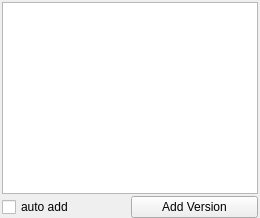
  <widget class="QDockWidget" name="rp_versionsDockWidget">
   <property name="features">
    <set>QDockWidget::DockWidgetFloatable|QDockWidget::DockWidgetMovable</set>
   </property>
   <property name="windowTitle">
    <string>Versions</string>
   </property>
   <attribute name="dockWidgetArea">
    <number>8</number>
   </attribute>
   <widget class="QWidget" name="dockWidgetContents_2">
    <layout class="QGridLayout" name="gridLayout_2">
     <property name="leftMargin">
      <number>2</number>
     </property>
     <property name="topMargin">
      <number>2</number>
     </property>
     <property name="rightMargin">
      <number>2</number>
     </property>
     <property name="bottomMargin">
      <number>0</number>
     </property>
     <property name="spacing">
      <number>2</number>
     </property>
     <item row="2" column="0">
      <widget class="QCheckBox" name="versions_oncompute">
       <property name="enabled">
        <bool>true</bool>
       </property>
       <property name="toolTip">
        <string>auto add after Preview/Compute</string>
       </property>
       <property name="text">
        <string>auto add</string>
       </property>
      </widget>
     </item>
     <item row="2" column="1">
      <widget class="QPushButton" name="versions_addnow">
       <property name="enabled">
        <bool>true</bool>
       </property>
       <property name="statusTip">
        <string>create a backup of the current version</string>
       </property>
       <property name="text">
        <string>Add Version</string>
       </property>
       <property name="icon">
        <iconset resource="ui_resources.qrc">
         <normaloff>:/images/icons/add.png</normaloff>:/images/icons/add.png</iconset>
       </property>
      </widget>
     </item>
     <item row="0" column="0" colspan="2">
      <widget class="VersionsTreeWidget" name="versions_treeView">
       <property name="enabled">
        <bool>true</bool>
       </property>
       <property name="sizePolicy">
        <sizepolicy hsizetype="Expanding" vsizetype="Expanding">
         <horstretch>0</horstretch>
         <verstretch>0</verstretch>
        </sizepolicy>
       </property>
       <property name="indentation">
        <number>2</number>
       </property>
       <attribute name="headerVisible">
        <bool>false</bool>
       </attribute>
       <column>
        <property name="text">
         <string>Version Name</string>
        </property>
       </column>
      </widget>
     </item>
    </layout>
   </widget>
  </widget>
